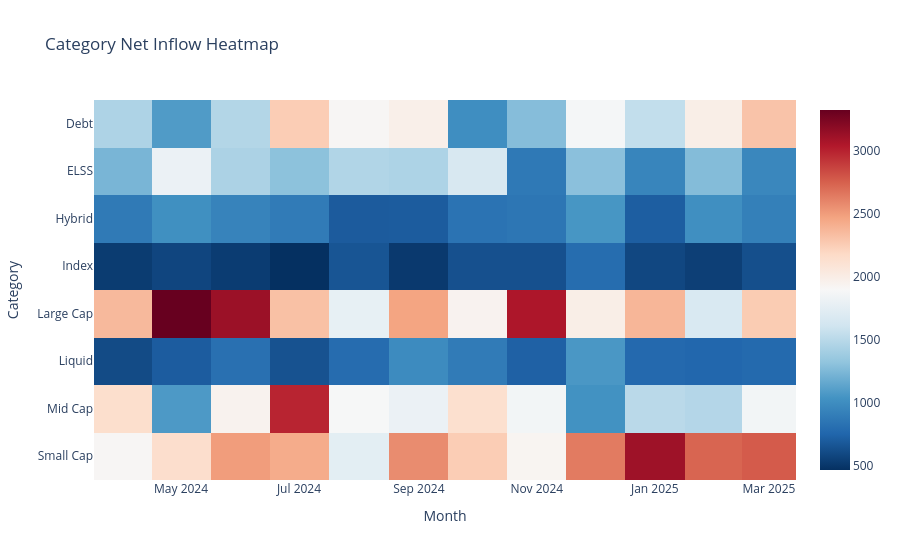

Notebook source saved alongside this figure:
### Code cell
heat = cat_inflows.pivot_table(index="category", columns=cat_inflows["month"].dt.to_period("M").astype(str),
                               values="net_inflow_crore", aggfunc="sum")
fig = px.imshow(heat, aspect="auto", color_continuous_scale="RdBu_r",
                title="Category Net Inflow Heatmap")
fig.update_layout(xaxis_title="Month", yaxis_title="Category")
fig.show()

### Figure 1 — Plotly figure (JSON) as saved in the notebook; plotly's stock layout.template omitted (floating-point values rounded to 4 significant figures)
{"data": [{"coloraxis": "coloraxis", "hovertemplate": "month: %{x}<br>category: %{y}<br>color: %{z}<extra></extra>", "name": "0", "type": "heatmap", "x": ["2024-04", "2024-05", "2024-06", "2024-07", "2024-08", "2024-09", "2024-10", "2024-11", "2024-12", "2025-01", "2025-02", "2025-03"], "xaxis": "x", "y": ["Debt", "ELSS", "Hybrid", "Index", "Large Cap", "Liquid", "Mid Cap", "Small Cap"], "yaxis": "y", "z": [[1447.0, 1082.0, 1469.0, 2255.0, 1914.0, 1975.0, 1004.0, 1277.0, 1873.0, 1541.0, 1990.0, 2306.0], [1232.0, 1806.0, 1439.0, 1304.0, 1460.0, 1445.0, 1660.0, 870.4, 1295.0, 945.4, 1269.0, 959.4], [873.9, 1014.0, 935.1, 884.7, 692.9, 693.9, 833.3, 853.5, 1051.0, 708.3, 1012.0, 911.6], [525.2, 576.1, 525.8, 462.6, 658.7, 512.4, 632.7, 634.5, 790.1, 586.6, 543.9, 625.9], [2358.0, 3324.0, 3127.0, 2319.0, 1776.0, 2464.0, 1940.0, 3058.0, 1988.0, 2375.0, 1670.0, 2261.0], [603.6, 697.9, 813.4, 642.1, 787.1, 983.8, 879.6, 723.8, 1060.0, 770.7, 758.2, 773.8], [2141.0, 1071.0, 1946.0, 2989.0, 1888.0, 1803.0, 2130.0, 1855.0, 1027.0, 1502.0, 1476.0, 1859.0], [1911.0, 2146.0, 2499.0, 2428.0, 1743.0, 2569.0, 2252.0, 1927.0, 2641.0, 3114.0, 2731.0, 2771.0]]}], "layout": {"coloraxis": {"colorscale": [[0, "rgb(5,48,97)"], [0.1, "rgb(33,102,172)"], [0.2, "rgb(67,147,195)"], [0.3, "rgb(146,197,222)"], [0.4, "rgb(209,229,240)"], [0.5, "rgb(247,247,247)"], [0.6, "rgb(253,219,199)"], [0.7, "rgb(244,165,130)"], [0.8, "rgb(214,96,77)"], [0.9, "rgb(178,24,43)"], [1, "rgb(103,0,31)"]]}, "title": {"text": "Category Net Inflow Heatmap"}, "xaxis": {"anchor": "y", "domain": [0, 1], "title": {"text": "Month"}}, "yaxis": {"anchor": "x", "autorange": "reversed", "domain": [0, 1], "title": {"text": "Category"}}}}
